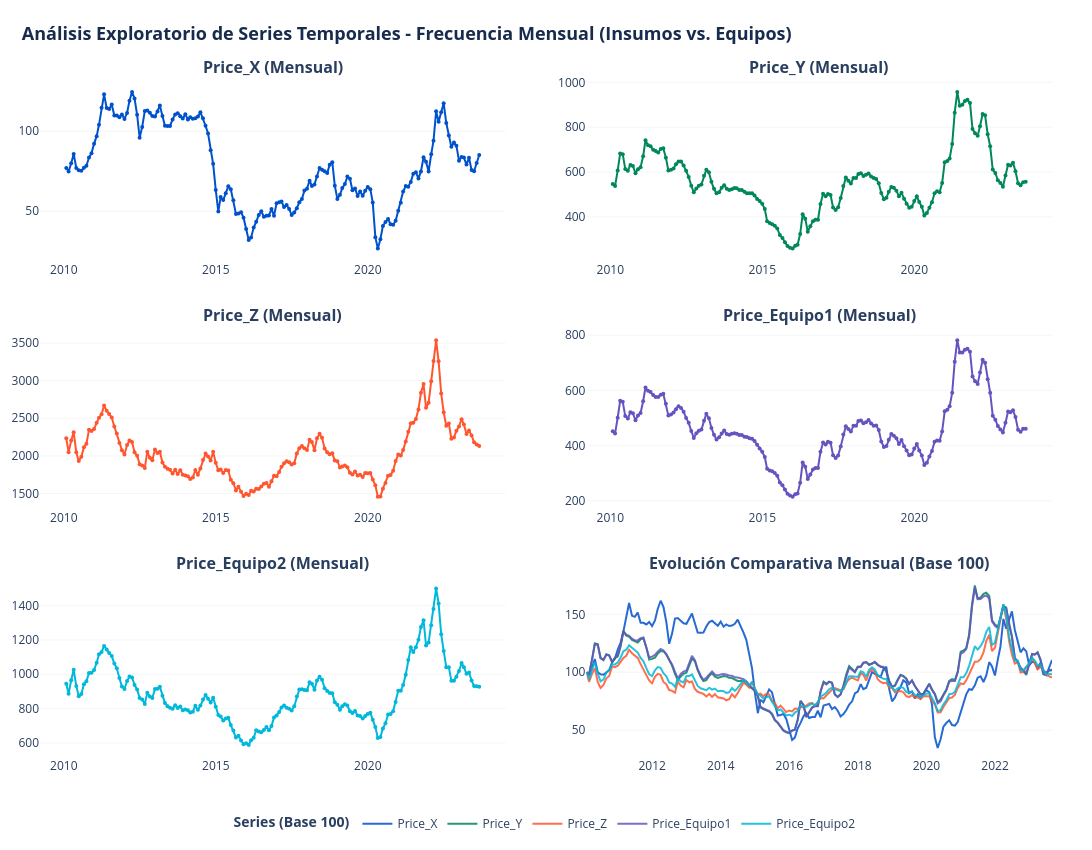

The cell this chart's notebook holds for it:
### Code cell
# 1. Asegurar el submuestreo mensual (Media fin de mes)
df_mensual = df_historico.resample("ME").mean()

# 2. Definir paleta profesional y nombres de series
series_cols = df_mensual.columns.tolist()
colores = [
    "#0052CC",  # Azul fuerte
    "#00875A",  # Verde
    "#FF5630",  # Naranja/Rojo
    "#6554C0",  # Morado
    "#00B8D9",  # Cian
]

# 3. Configurar la grilla de subgráficos 3x2
titulos_subgraficos = [f"<b>{col} (Mensual)</b>" for col in series_cols] + [
    "<b>Evolución Comparativa Mensual (Base 100)</b>"
]

fig_mensual = make_subplots(
    rows=3,
    cols=2,
    subplot_titles=titulos_subgraficos,
    horizontal_spacing=0.08,
    vertical_spacing=0.10,
)

# 4. Dibujar los 5 gráficos individuales mensuales (Filas 1 a 3, Columnas 1 y 2)
for idx, col in enumerate(series_cols):
    row = (idx // 2) + 1
    col_pos = (idx % 2) + 1

    fig_mensual.add_trace(
        go.Scatter(
            x=df_mensual.index,
            y=df_mensual[col],
            mode="lines+markers",
            name=col,
            line=dict(color=colores[idx % len(colores)], width=2),
            marker=dict(size=4),  # Marcador discreto para ver el punto mensual
            showlegend=False,
        ),
        row=row,
        col=col_pos,
    )

# 5. Sexto gráfico (Fila 3, Columna 2): Comparativa Normalizada Base 100 Mensual
df_mensual_base100 = (df_mensual / df_mensual.iloc[0]) * 100

for idx, col in enumerate(series_cols):
    fig_mensual.add_trace(
        go.Scatter(
            x=df_mensual_base100.index,
            y=df_mensual_base100[col],
            mode="lines",
            name=col,
            line=dict(color=colores[idx % len(colores)], width=2),
            opacity=0.85,
            showlegend=True,
        ),
        row=3,
        col=2,
    )

# 6. Formatear diseño global del dashboard
fig_mensual.update_layout(
    title=dict(
        text="<b>Análisis Exploratorio de Series Temporales - Frecuencia Mensual (Insumos vs. Equipos)</b>",
        font=dict(size=18, color="#172B4D"),
        x=0.02,
    ),
    height=850,
    width=1150,
    template="plotly_white",
    hovermode="x unified",
    legend=dict(
        title="<b>Series (Base 100)</b>",
        orientation="h",
        yanchor="bottom",
        y=-0.12,
        xanchor="center",
        x=0.5,
    ),
    margin=dict(l=40, r=40, t=80, b=80),
)

fig_mensual.update_yaxes(showgrid=True, gridcolor="#F4F5F7", zeroline=False)
fig_mensual.update_xaxes(showgrid=False)

fig_mensual.show()

ruta_imagen_mes = img_dir / "eda_series_base100_mes.png"

fig_mensual.write_image(
    ruta_imagen_mes, width=1200, height=800, scale=2
)

print(f"✅ Gráfico guardado en: {ruta_imagen_mes}")

### Figure 1 — Plotly figure (JSON) as saved in the notebook; plotly's stock layout.template omitted (floating-point values rounded to 4 significant figures; data arrays with more than 128 entries replaced by an {"elided": "..."} marker saying what was removed)
{"data": [{"line": {"color": "#0052CC", "width": 2}, "marker": {"size": 4}, "mode": "lines+markers", "name": "Price_X", "showlegend": false, "type": "scatter", "x": {"elided": "164 str values"}, "xaxis": "x", "y": {"elided": "164 float values"}, "yaxis": "y"}, {"line": {"color": "#00875A", "width": 2}, "marker": {"size": 4}, "mode": "lines+markers", "name": "Price_Y", "showlegend": false, "type": "scatter", "x": {"elided": "164 str values"}, "xaxis": "x2", "y": {"elided": "164 float values"}, "yaxis": "y2"}, {"line": {"color": "#FF5630", "width": 2}, "marker": {"size": 4}, "mode": "lines+markers", "name": "Price_Z", "showlegend": false, "type": "scatter", "x": {"elided": "164 str values"}, "xaxis": "x3", "y": {"elided": "164 float values"}, "yaxis": "y3"}, {"line": {"color": "#6554C0", "width": 2}, "marker": {"size": 4}, "mode": "lines+markers", "name": "Price_Equipo1", "showlegend": false, "type": "scatter", "x": {"elided": "164 str values"}, "xaxis": "x4", "y": {"elided": "164 float values"}, "yaxis": "y4"}, {"line": {"color": "#00B8D9", "width": 2}, "marker": {"size": 4}, "mode": "lines+markers", "name": "Price_Equipo2", "showlegend": false, "type": "scatter", "x": {"elided": "164 str values"}, "xaxis": "x5", "y": {"elided": "164 float values"}, "yaxis": "y5"}, {"line": {"color": "#0052CC", "width": 2}, "mode": "lines", "name": "Price_X", "opacity": 0.85, "showlegend": true, "type": "scatter", "x": {"elided": "164 str values"}, "xaxis": "x6", "y": {"elided": "164 float values"}, "yaxis": "y6"}, {"line": {"color": "#00875A", "width": 2}, "mode": "lines", "name": "Price_Y", "opacity": 0.85, "showlegend": true, "type": "scatter", "x": {"elided": "164 str values"}, "xaxis": "x6", "y": {"elided": "164 float values"}, "yaxis": "y6"}, {"line": {"color": "#FF5630", "width": 2}, "mode": "lines", "name": "Price_Z", "opacity": 0.85, "showlegend": true, "type": "scatter", "x": {"elided": "164 str values"}, "xaxis": "x6", "y": {"elided": "164 float values"}, "yaxis": "y6"}, {"line": {"color": "#6554C0", "width": 2}, "mode": "lines", "name": "Price_Equipo1", "opacity": 0.85, "showlegend": true, "type": "scatter", "x": {"elided": "164 str values"}, "xaxis": "x6", "y": {"elided": "164 float values"}, "yaxis": "y6"}, {"line": {"color": "#00B8D9", "width": 2}, "mode": "lines", "name": "Price_Equipo2", "opacity": 0.85, "showlegend": true, "type": "scatter", "x": {"elided": "164 str values"}, "xaxis": "x6", "y": {"elided": "164 float values"}, "yaxis": "y6"}], "layout": {"annotations": [{"font": {"size": 16}, "showarrow": false, "text": "<b>Price_X (Mensual)</b>", "x": 0.23, "xanchor": "center", "xref": "paper", "y": 1, "yanchor": "bottom", "yref": "paper"}, {"font": {"size": 16}, "showarrow": false, "text": "<b>Price_Y (Mensual)</b>", "x": 0.77, "xanchor": "center", "xref": "paper", "y": 1, "yanchor": "bottom", "yref": "paper"}, {"font": {"size": 16}, "showarrow": false, "text": "<b>Price_Z (Mensual)</b>", "x": 0.23, "xanchor": "center", "xref": "paper", "y": 0.6333, "yanchor": "bottom", "yref": "paper"}, {"font": {"size": 16}, "showarrow": false, "text": "<b>Price_Equipo1 (Mensual)</b>", "x": 0.77, "xanchor": "center", "xref": "paper", "y": 0.6333, "yanchor": "bottom", "yref": "paper"}, {"font": {"size": 16}, "showarrow": false, "text": "<b>Price_Equipo2 (Mensual)</b>", "x": 0.23, "xanchor": "center", "xref": "paper", "y": 0.2667, "yanchor": "bottom", "yref": "paper"}, {"font": {"size": 16}, "showarrow": false, "text": "<b>Evolución Comparativa Mensual (Base 100)</b>", "x": 0.77, "xanchor": "center", "xref": "paper", "y": 0.2667, "yanchor": "bottom", "yref": "paper"}], "height": 850, "hovermode": "x unified", "legend": {"orientation": "h", "title": {"text": "<b>Series (Base 100)</b>"}, "x": 0.5, "xanchor": "center", "y": -0.12, "yanchor": "bottom"}, "margin": {"b": 80, "l": 40, "r": 40, "t": 80}, "title": {"font": {"color": "#172B4D", "size": 18}, "text": "<b>Análisis Exploratorio de Series Temporales - Frecuencia Mensual (Insumos vs. Equipos)</b>", "x": 0.02}, "width": 1150, "xaxis": {"anchor": "y", "domain": [0, 0.46], "showgrid": false}, "xaxis2": {"anchor": "y2", "domain": [0.54, 1], "showgrid": false}, "xaxis3": {"anchor": "y3", "domain": [0, 0.46], "showgrid": false}, "xaxis4": {"anchor": "y4", "domain": [0.54, 1], "showgrid": false}, "xaxis5": {"anchor": "y5", "domain": [0, 0.46], "showgrid": false}, "xaxis6": {"anchor": "y6", "domain": [0.54, 1], "showgrid": false}, "yaxis": {"anchor": "x", "domain": [0.7333, 1], "gridcolor": "#F4F5F7", "showgrid": true, "zeroline": false}, "yaxis2": {"anchor": "x2", "domain": [0.7333, 1], "gridcolor": "#F4F5F7", "showgrid": true, "zeroline": false}, "yaxis3": {"anchor": "x3", "domain": [0.3667, 0.6333], "gridcolor": "#F4F5F7", "showgrid": true, "zeroline": false}, "yaxis4": {"anchor": "x4", "domain": [0.3667, 0.6333], "gridcolor": "#F4F5F7", "showgrid": true, "zeroline": false}, "yaxis5": {"anchor": "x5", "domain": [0, 0.2667], "gridcolor": "#F4F5F7", "showgrid": true, "zeroline": false}, "yaxis6": {"anchor": "x6", "domain": [0, 0.2667], "gridcolor": "#F4F5F7", "showgrid": true, "zeroline": false}}}
